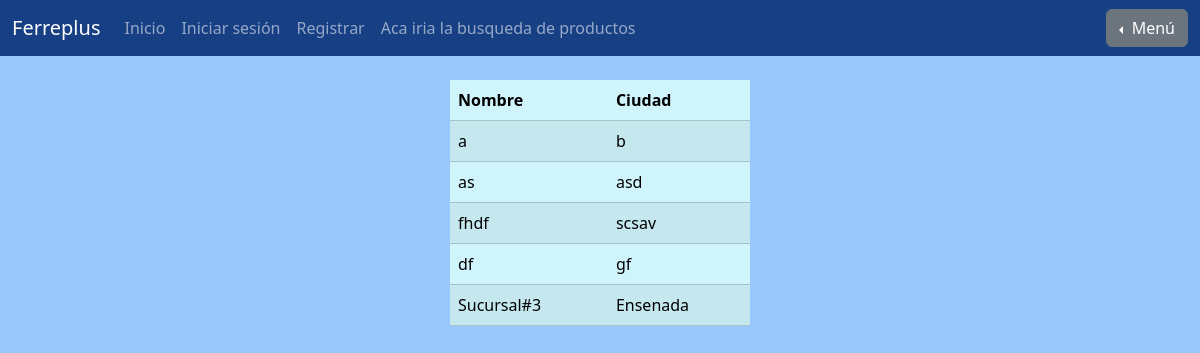
The app's page /gestion_de_sucursales/listar_sucursales/, older data.
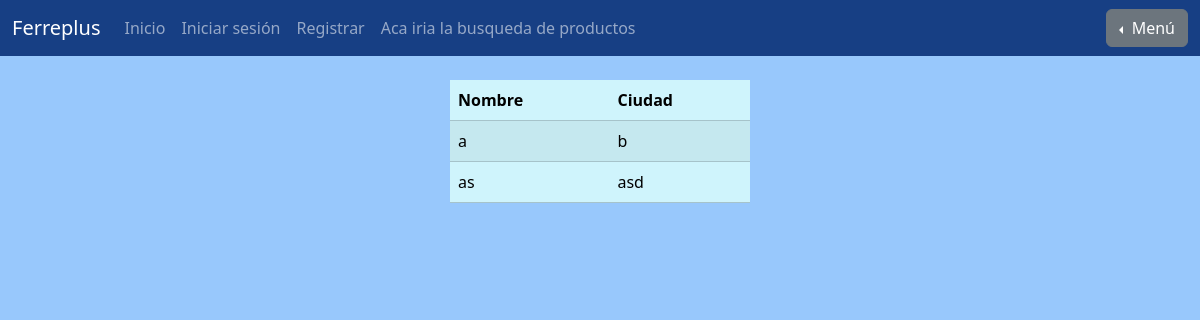
The same page, newer data.
### gestion_de_sucursales/models.py (models this page shows, shortened)
class Sucursal(models.Model):
    nombre = models.CharField(max_length=200, primary_key=True)
    ciudad = models.CharField(max_length=200, null=False)

### gestion_de_sucursales/views.py (the view)
# urls.py: path("listar_sucursales/", listar_sucursales_view, name='listar_sucursales'),
def listar_sucursales_view(request):
    queryset = Sucursal.objects.all()
    context = {
        "lista": queryset
    }
    return render(request, "gestion_de_sucursales/listar_sucursales.html", context)

### gestion_de_sucursales/templates/gestion_de_sucursales/listar_sucursales.html (shortened to what this page needs)
{% extends "homepage/base.html" %}
        {% block content %}
        {% if lista %}
        <table class="table table-striped mx-auto table-info" style="width: 300px;">
            <thead>
                <tr>
                    <th>Nombre</th>
                    <th>Ciudad</th>
                </tr>
            </thead>
            <tbody>
                {% for instance in lista %}
                <tr>
                    <td>{{ instance.nombre }}</td>
                    <td>{{ instance.ciudad }}</td>
                </tr>
                {% endfor %}
            </tbody>
        </table>
        {% else %}
        <p>No hay datos disponibles</p>
        {% endif %}
        {% endblock %}

### homepage/templates/homepage/base.html (shortened to what this page needs)
<!doctype html>
<html lang="en">
  <head>
    <link href="https://cdn.jsdelivr.net/npm/bootstrap@5.3.3/dist/css/bootstrap.min.css" rel="stylesheet">
  </head>
  <body>
    {% include "homepage/navbar.html" %}
    <br/>
    {% block content %}{% endblock %}
  </body>
</html>

### homepage/templates/homepage/navbar.html (shortened to what this page needs)
<nav class="navbar navbar-expand-lg navbar-dark" style="background-color: #173F84;">
  <div class="container-fluid">
    <a class="navbar-brand" href="{% url 'homepage' %}">Ferreplus</a>
    <div class="collapse navbar-collapse" id="navbarNav">
      <ul class="navbar-nav">
        <li class="nav-item">
          <a class="nav-link" aria-current="page" href="{% url 'homepage' %}">Inicio</a>
        </li>
        {% if not request.user.is_authenticated %}
        <li class="nav-item">
          <a class="nav-link" aria-current="page" href="{% url 'iniciar_sesion' %}">Iniciar sesión</a>
        </li>
        <li class="nav-item">
          <a class="nav-link" aria-current="page" href="{% url 'registrar' %}">Registrar</a>
        </li>
        {% endif %}
        <li class="nav-item">
          <a class="nav-link" aria-current="page" href=#>Aca iria la busqueda de productos</a>
        </li>
      </ul>
    </div>
    <div class="btn-group dropstart">
      <button type="button" class="btn btn-secondary dropdown-toggle" data-bs-toggle="dropdown" aria-expanded="false">
        Menú
      </button>
    </div>
  </div>
</nav>

### homepage/templates/homepage/base.html (style rules this page uses)
body { background-color: #98C8FC; }

Row changes from the older to the newer data that the page shows:
removed Sucursal: nombre "fhdf", ciudad "scsav"
removed Sucursal: nombre "df", ciudad "gf"
removed Sucursal: nombre "Sucursal#3", ciudad "Ensenada"
